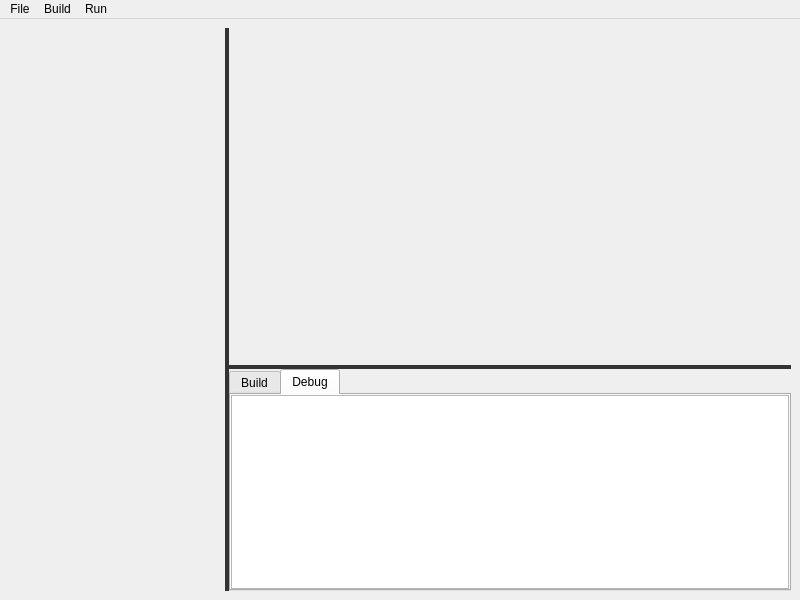
<?xml version="1.0" encoding="UTF-8"?>
<ui version="4.0">
 <class>MainWindow</class>
 <widget class="QMainWindow" name="MainWindow">
  <property name="geometry">
   <rect>
    <x>0</x>
    <y>0</y>
    <width>800</width>
    <height>600</height>
   </rect>
  </property>
  <property name="windowTitle">
   <string>Simple IDE</string>
  </property>
  <property name="styleSheet">
   <string notr="true">QSplitter::handle {
    background-color: #333;
}</string>
  </property>
  <widget class="QWidget" name="centralwidget">
   <layout class="QVBoxLayout" name="verticalLayout_2">
    <item>
     <widget class="QSplitter" name="splitter">
      <property name="orientation">
       <enum>Qt::Horizontal</enum>
      </property>
      <widget class="FileExplorer" name="fileExplorerFrame" native="true">
       <property name="minimumSize">
        <size>
         <width>50</width>
         <height>0</height>
        </size>
       </property>
       <property name="sizeIncrement">
        <size>
         <width>100</width>
         <height>0</height>
        </size>
       </property>
       <property name="baseSize">
        <size>
         <width>100</width>
         <height>0</height>
        </size>
       </property>
      </widget>
      <widget class="QSplitter" name="horizontalSplitter">
       <property name="minimumSize">
        <size>
         <width>500</width>
         <height>0</height>
        </size>
       </property>
       <property name="orientation">
        <enum>Qt::Vertical</enum>
       </property>
       <widget class="QSplitter" name="horizontalSplitter">
        <property name="sizePolicy">
         <sizepolicy hsizetype="Preferred" vsizetype="Preferred">
          <horstretch>0</horstretch>
          <verstretch>200</verstretch>
         </sizepolicy>
        </property>
        <property name="orientation">
         <enum>Qt::Vertical</enum>
        </property>
        <widget class="QTabWidget" name="tabWidget">
         <property name="documentMode">
          <bool>true</bool>
         </property>
         <property name="tabsClosable">
          <bool>true</bool>
         </property>
         <property name="movable">
          <bool>true</bool>
         </property>
        </widget>
       </widget>
       <widget class="QTabWidget" name="OutputTabWidget">
        <property name="enabled">
         <bool>true</bool>
        </property>
        <property name="sizePolicy">
         <sizepolicy hsizetype="Preferred" vsizetype="Preferred">
          <horstretch>0</horstretch>
          <verstretch>0</verstretch>
         </sizepolicy>
        </property>
        <property name="minimumSize">
         <size>
          <width>0</width>
          <height>150</height>
         </size>
        </property>
        <property name="baseSize">
         <size>
          <width>0</width>
          <height>80</height>
         </size>
        </property>
        <property name="currentIndex">
         <number>1</number>
        </property>
        <widget class="QWidget" name="build">
         <attribute name="title">
          <string>Build</string>
         </attribute>
         <layout class="QVBoxLayout" name="verticalLayout">
          <property name="spacing">
           <number>0</number>
          </property>
          <property name="leftMargin">
           <number>0</number>
          </property>
          <property name="topMargin">
           <number>0</number>
          </property>
          <property name="rightMargin">
           <number>0</number>
          </property>
          <property name="bottomMargin">
           <number>0</number>
          </property>
          <item>
           <widget class="QPlainTextEdit" name="commandPrompt">
            <property name="font">
             <font>
              <family>Courier New</family>
             </font>
            </property>
            <property name="readOnly">
             <bool>true</bool>
            </property>
           </widget>
          </item>
         </layout>
        </widget>
        <widget class="QWidget" name="debug">
         <attribute name="title">
          <string>Debug</string>
         </attribute>
         <layout class="QVBoxLayout" name="verticalLayout_3">
          <property name="spacing">
           <number>0</number>
          </property>
          <property name="leftMargin">
           <number>0</number>
          </property>
          <property name="topMargin">
           <number>0</number>
          </property>
          <property name="rightMargin">
           <number>0</number>
          </property>
          <property name="bottomMargin">
           <number>0</number>
          </property>
          <item>
           <widget class="QPlainTextEdit" name="debugPrompt"/>
          </item>
         </layout>
        </widget>
       </widget>
      </widget>
     </widget>
    </item>
   </layout>
  </widget>
  <widget class="QMenuBar" name="menuBar">
   <property name="geometry">
    <rect>
     <x>0</x>
     <y>0</y>
     <width>800</width>
     <height>21</height>
    </rect>
   </property>
   <widget class="QMenu" name="menuFile">
    <property name="title">
     <string>File</string>
    </property>
    <addaction name="actionNew_file"/>
    <addaction name="actionOpen_file"/>
    <addaction name="actionSave"/>
    <addaction name="actionSave_as"/>
    <addaction name="separator"/>
    <addaction name="actionExit"/>
   </widget>
   <widget class="QMenu" name="menuBuild">
    <property name="title">
     <string>Build</string>
    </property>
    <addaction name="actionBuild"/>
   </widget>
   <widget class="QMenu" name="menuRun">
    <property name="title">
     <string>Run</string>
    </property>
    <addaction name="actionRun"/>
   </widget>
   <addaction name="menuFile"/>
   <addaction name="menuBuild"/>
   <addaction name="menuRun"/>
  </widget>
  <action name="actionNew_file">
   <property name="text">
    <string>New file</string>
   </property>
  </action>
  <action name="actionOpen_file">
   <property name="text">
    <string>Open file</string>
   </property>
  </action>
  <action name="actionSave">
   <property name="text">
    <string>Save</string>
   </property>
  </action>
  <action name="actionSave_as">
   <property name="text">
    <string>Save as</string>
   </property>
  </action>
  <action name="actionExit">
   <property name="text">
    <string>Exit</string>
   </property>
  </action>
  <action name="actionBuild">
   <property name="text">
    <string>Build</string>
   </property>
  </action>
  <action name="actionRun">
   <property name="text">
    <string>Run</string>
   </property>
  </action>
  <action name="actionDebug">
   <property name="text">
    <string>Debug</string>
   </property>
  </action>
 </widget>
 <customwidgets>
  <customwidget>
   <class>FileExplorer</class>
   <extends>QWidget</extends>
   <header>fileexplorer.h</header>
   <container>1</container>
  </customwidget>
 </customwidgets>
 <resources/>
 <connections/>
</ui>
